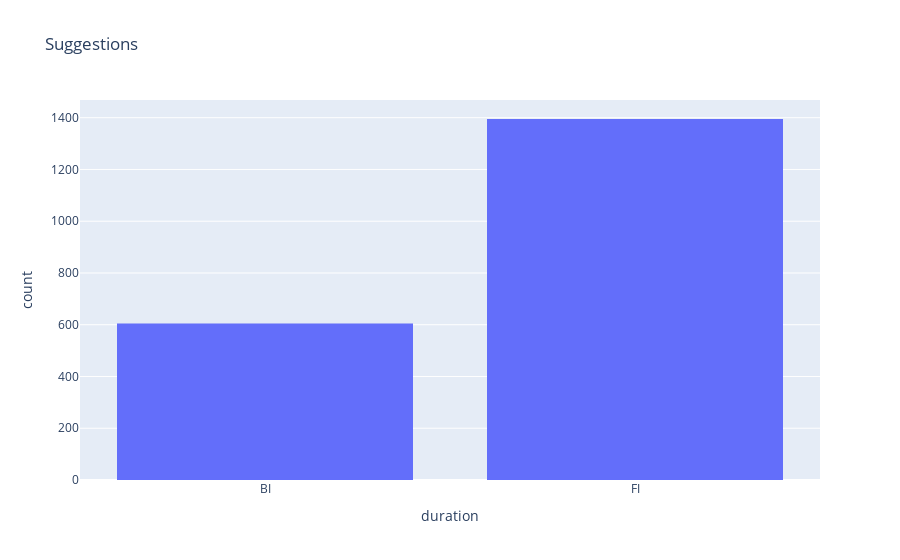

The notebook cell saved with this chart:
### Code cell
dico_backup_best = {}
for attr in ["final_cost","duration"]:
   if attr not in dico_backup_best:
      dico_backup_best[attr] = {}
   for num_clust in [2,4,8,16]:
      df_tmp = df_infos.query(f"NUM_CLUST == {num_clust}")
      df_tmpcpy = df_tmp.copy()
      df_tmp.loc[df_tmpcpy[attr] > 0,attr] = "BI"
      df_tmp.loc[df_tmpcpy[attr] < 0,attr] = "FI"
      df_tmp.loc[df_tmpcpy[attr] == 0,attr] = "Equal"
      if num_clust not in dico_backup_best[attr]:
         dico_backup_best[attr][num_clust] = {}
      for index, row in df_tmp.iterrows():
         dico_backup_best[attr][num_clust][row["dataset_key"]] = row[attr]
      fig = px.histogram(df_tmp,x=attr,
                           #    histnorm="percent",
                              range_y=None, #if attr != "final_cost" else [0,5],
                           #    barmode="overlay",
                              nbins=500,title="Suggestions")
      fig.write_image(str(dataset_path.parent.parent / f'./images/dataset_stats_suggestions_{attr}_{num_clust}_clust.jpg'))
with open(str(dataset_path.parent / f'./dico_best.json'), 'w') as fp:
   json.dump(dico_backup_best, fp,indent=4)
fig.show()

### Figure 1 — Plotly figure (JSON) as saved in the notebook; plotly's stock layout.template omitted (floating-point values rounded to 4 significant figures; data arrays with more than 128 entries replaced by an {"elided": "..."} marker saying what was removed)
{"data": [{"alignmentgroup": "True", "bingroup": "x", "hovertemplate": "duration=%{x}<br>count=%{y}<extra></extra>", "legendgroup": "", "marker": {"color": "#636efa", "pattern": {"shape": ""}}, "name": "", "nbinsx": 500, "offsetgroup": "", "orientation": "v", "showlegend": false, "type": "histogram", "x": {"elided": "2000 str values"}, "xaxis": "x", "yaxis": "y"}], "layout": {"barmode": "relative", "legend": {"tracegroupgap": 0}, "title": {"text": "Suggestions"}, "xaxis": {"anchor": "y", "domain": [0, 1], "title": {"text": "duration"}}, "yaxis": {"anchor": "x", "domain": [0, 1], "title": {"text": "count"}}}}
